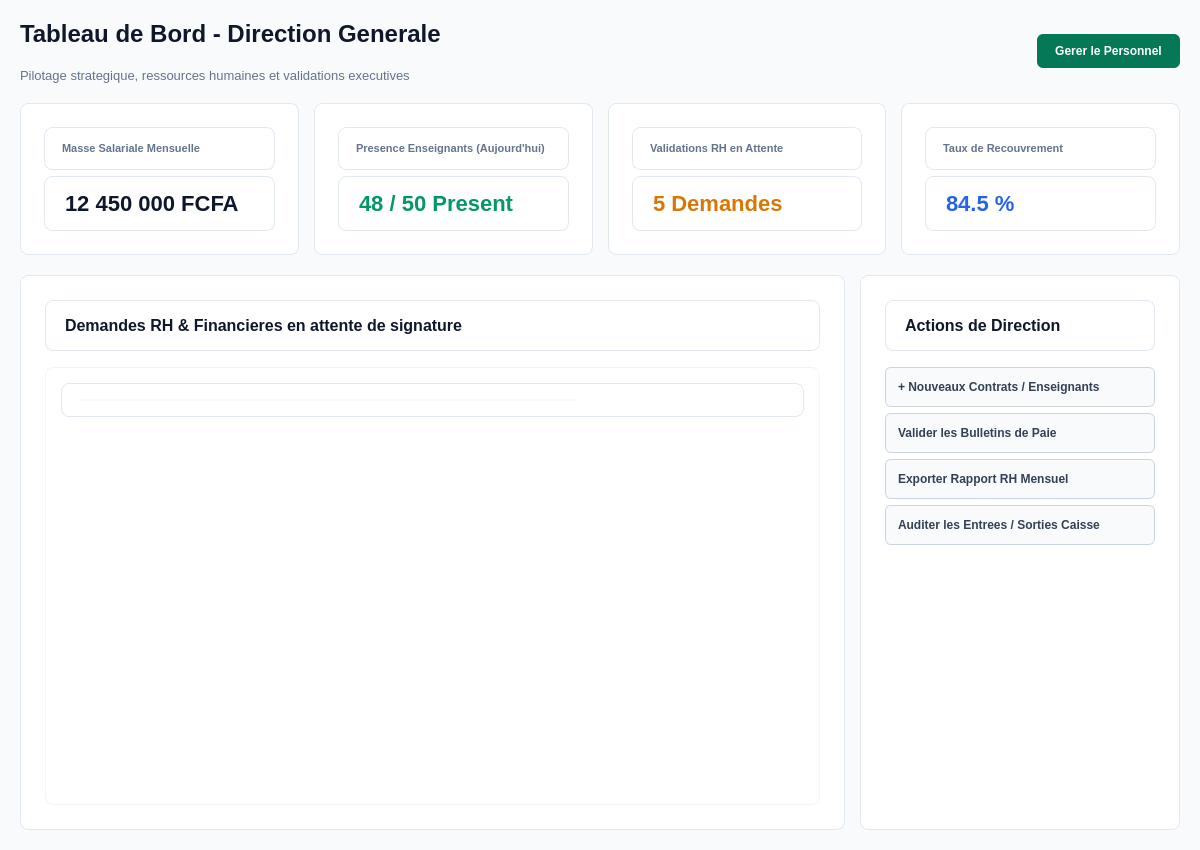
<?xml version="1.0" encoding="UTF-8"?>
<ui version="4.0">
 <class>PageDirecteur</class>
 <widget class="QWidget" name="PageDirecteur">
  <property name="geometry">
   <rect>
    <x>0</x>
    <y>0</y>
    <width>1200</width>
    <height>850</height>
   </rect>
  </property>
  <property name="windowTitle">
   <string>Espace Direction</string>
  </property>
  <property name="styleSheet">
   <string>background-color: #f8fafc; font-family: 'Segoe UI', sans-serif;</string>
  </property>
  <layout class="QVBoxLayout" name="mainLayout">
   <property name="spacing">
    <number>20</number>
   </property>
   <property name="leftMargin">
    <number>20</number>
   </property>
   <property name="topMargin">
    <number>20</number>
   </property>
   <property name="rightMargin">
    <number>20</number>
   </property>
   <property name="bottomMargin">
    <number>20</number>
   </property>
   <item>
    <layout class="QHBoxLayout" name="headerLayout">
     <item>
      <layout class="QVBoxLayout" name="titleLayout">
       <item>
        <widget class="QLabel" name="lbl_title">
         <property name="styleSheet">
          <string>color: #0f172a; font-size: 24px; font-weight: bold;</string>
         </property>
         <property name="text">
          <string>Tableau de Bord - Direction Generale</string>
         </property>
        </widget>
       </item>
       <item>
        <widget class="QLabel" name="lbl_subtitle">
         <property name="styleSheet">
          <string>color: #64748b; font-size: 13px;</string>
         </property>
         <property name="text">
          <string>Pilotage strategique, ressources humaines et validations executives</string>
         </property>
        </widget>
       </item>
      </layout>
     </item>
     <item>
      <spacer name="headerSpacer">
       <property name="orientation">
        <enum>Qt::Horizontal</enum>
       </property>
       <property name="sizeHint" stdset="0">
        <size>
         <width>40</width>
         <height>20</height>
        </size>
       </property>
      </spacer>
     </item>
     <item>
      <widget class="QPushButton" name="btn_goto_personnel">
       <property name="styleSheet">
        <string>background-color: #047857; color: #ffffff; border: none; border-radius: 6px; padding: 10px 18px; font-weight: bold;</string>
       </property>
       <property name="text">
        <string>Gerer le Personnel</string>
       </property>
      </widget>
     </item>
    </layout>
   </item>
   <item>
    <layout class="QHBoxLayout" name="kpiLayout">
     <property name="spacing">
      <number>15</number>
     </property>
     <item>
      <widget class="QFrame" name="card_kpi1">
       <property name="styleSheet">
        <string>background-color: #ffffff; border: 1px solid #e2e8f0; border-radius: 8px; padding: 14px;</string>
       </property>
       <layout class="QVBoxLayout" name="vk1">
        <item>
         <widget class="QLabel" name="tk1">
          <property name="styleSheet">
           <string>color: #64748b; font-size: 11px; font-weight: bold; text-transform: uppercase;</string>
          </property>
          <property name="text">
           <string>Masse Salariale Mensuelle</string>
          </property>
         </widget>
        </item>
        <item>
         <widget class="QLabel" name="vk1_val">
          <property name="styleSheet">
           <string>color: #0f172a; font-size: 22px; font-weight: bold;</string>
          </property>
          <property name="text">
           <string>12 450 000 FCFA</string>
          </property>
         </widget>
        </item>
       </layout>
      </widget>
     </item>

     <item>
      <widget class="QFrame" name="card_kpi2">
       <property name="styleSheet">
        <string>background-color: #ffffff; border: 1px solid #e2e8f0; border-radius: 8px; padding: 14px;</string>
       </property>
       <layout class="QVBoxLayout" name="vk2">
        <item>
         <widget class="QLabel" name="tk2">
          <property name="styleSheet">
           <string>color: #64748b; font-size: 11px; font-weight: bold; text-transform: uppercase;</string>
          </property>
          <property name="text">
           <string>Presence Enseignants (Aujourd'hui)</string>
          </property>
         </widget>
        </item>
        <item>
         <widget class="QLabel" name="vk2_val">
          <property name="styleSheet">
           <string>color: #059669; font-size: 22px; font-weight: bold;</string>
          </property>
          <property name="text">
           <string>48 / 50 Present</string>
          </property>
         </widget>
        </item>
       </layout>
      </widget>
     </item>

     <item>
      <widget class="QFrame" name="card_kpi3">
       <property name="styleSheet">
        <string>background-color: #ffffff; border: 1px solid #e2e8f0; border-radius: 8px; padding: 14px;</string>
       </property>
       <layout class="QVBoxLayout" name="vk3">
        <item>
         <widget class="QLabel" name="tk3">
          <property name="styleSheet">
           <string>color: #64748b; font-size: 11px; font-weight: bold; text-transform: uppercase;</string>
          </property>
          <property name="text">
           <string>Validations RH en Attente</string>
          </property>
         </widget>
        </item>
        <item>
         <widget class="QLabel" name="vk3_val">
          <property name="styleSheet">
           <string>color: #d97706; font-size: 22px; font-weight: bold;</string>
          </property>
          <property name="text">
           <string>5 Demandes</string>
          </property>
         </widget>
        </item>
       </layout>
      </widget>
     </item>

     <item>
      <widget class="QFrame" name="card_kpi4">
       <property name="styleSheet">
        <string>background-color: #ffffff; border: 1px solid #e2e8f0; border-radius: 8px; padding: 14px;</string>
       </property>
       <layout class="QVBoxLayout" name="vk4">
        <item>
         <widget class="QLabel" name="tk4">
          <property name="styleSheet">
           <string>color: #64748b; font-size: 11px; font-weight: bold; text-transform: uppercase;</string>
          </property>
          <property name="text">
           <string>Taux de Recouvrement</string>
          </property>
         </widget>
        </item>
        <item>
         <widget class="QLabel" name="vk4_val">
          <property name="styleSheet">
           <string>color: #2563eb; font-size: 22px; font-weight: bold;</string>
          </property>
          <property name="text">
           <string>84.5 %</string>
          </property>
         </widget>
        </item>
       </layout>
      </widget>
     </item>
    </layout>
   </item>
   <item>
    <layout class="QHBoxLayout" name="contentLayout">
     <property name="spacing">
      <number>15</number>
     </property>
     <item>
      <widget class="QFrame" name="frame_validations">
       <property name="styleSheet">
        <string>background-color: #ffffff; border: 1px solid #e2e8f0; border-radius: 8px; padding: 15px;</string>
       </property>
       <layout class="QVBoxLayout" name="v_val">
        <item>
         <widget class="QLabel" name="lbl_val_title">
          <property name="styleSheet">
           <string>font-size: 16px; font-weight: bold; color: #0f172a; margin-bottom: 10px;</string>
          </property>
          <property name="text">
           <string>Demandes RH &amp; Financieres en attente de signature</string>
          </property>
         </widget>
        </item>
        <item>
         <widget class="QTableWidget" name="table_validations">
          <property name="styleSheet">
           <string>
            QTableWidget { border: 1px solid #f1f5f9; gridline-color: #f1f5f9; }
            QHeaderView::section { background-color: #f8fafc; color: #475569; font-weight: bold; padding: 8px; border: none; }
           </string>
          </property>
          <property name="editTriggers">
           <set>QAbstractItemView::NoEditTriggers</set>
          </property>
          <property name="showGrid">
           <bool>false</bool>
          </property>
          <column>
           <property name="text">
            <string>Demandeur</string>
           </property>
          </column>
          <column>
           <property name="text">
            <string>Type de demande</string>
           </property>
          </column>
          <column>
           <property name="text">
            <string>Details / Montant</string>
           </property>
          </column>
          <column>
           <property name="text">
            <string>Date</string>
           </property>
          </column>
          <column>
           <property name="text">
            <string>Action</string>
           </property>
          </column>
         </widget>
        </item>
       </layout>
      </widget>
     </item>
     <item>
      <widget class="QFrame" name="frame_quick_actions">
       <property name="minimumSize">
        <size>
         <width>320</width>
         <height>0</height>
        </size>
       </property>
       <property name="maximumSize">
        <size>
         <width>320</width>
         <height>16777215</height>
        </size>
       </property>
       <property name="styleSheet">
        <string>background-color: #ffffff; border: 1px solid #e2e8f0; border-radius: 8px; padding: 15px;</string>
       </property>
       <layout class="QVBoxLayout" name="v_act">
        <item>
         <widget class="QLabel" name="lbl_act_title">
          <property name="styleSheet">
           <string>font-size: 16px; font-weight: bold; color: #0f172a; margin-bottom: 10px;</string>
          </property>
          <property name="text">
           <string>Actions de Direction</string>
          </property>
         </widget>
        </item>

        <item>
         <widget class="QPushButton" name="btn_act_recrutement">
          <property name="styleSheet">
           <string>background-color: #f8fafc; color: #334155; border: 1px solid #cbd5e1; border-radius: 6px; padding: 12px; text-align: left; font-weight: bold;</string>
          </property>
          <property name="text">
           <string>+ Nouveaux Contrats / Enseignants</string>
          </property>
         </widget>
        </item>

        <item>
         <widget class="QPushButton" name="btn_act_paie">
          <property name="styleSheet">
           <string>background-color: #f8fafc; color: #334155; border: 1px solid #cbd5e1; border-radius: 6px; padding: 12px; text-align: left; font-weight: bold;</string>
          </property>
          <property name="text">
           <string>Valider les Bulletins de Paie</string>
          </property>
         </widget>
        </item>

        <item>
         <widget class="QPushButton" name="btn_act_rapport_rh">
          <property name="styleSheet">
           <string>background-color: #f8fafc; color: #334155; border: 1px solid #cbd5e1; border-radius: 6px; padding: 12px; text-align: left; font-weight: bold;</string>
          </property>
          <property name="text">
           <string>Exporter Rapport RH Mensuel</string>
          </property>
         </widget>
        </item>

        <item>
         <widget class="QPushButton" name="btn_act_auditer_caisse">
          <property name="styleSheet">
           <string>background-color: #f8fafc; color: #334155; border: 1px solid #cbd5e1; border-radius: 6px; padding: 12px; text-align: left; font-weight: bold;</string>
          </property>
          <property name="text">
           <string>Auditer les Entrees / Sorties Caisse</string>
          </property>
         </widget>
        </item>

        <item>
         <spacer name="spacer_act">
          <property name="orientation">
           <enum>Qt::Vertical</enum>
          </property>
          <property name="sizeHint" stdset="0">
           <size>
            <width>20</width>
            <height>40</height>
           </size>
          </property>
         </spacer>
        </item>
       </layout>
      </widget>
     </item>
    </layout>
   </item>

  </layout>
 </widget>
 <resources/>
 <connections/>
</ui>
